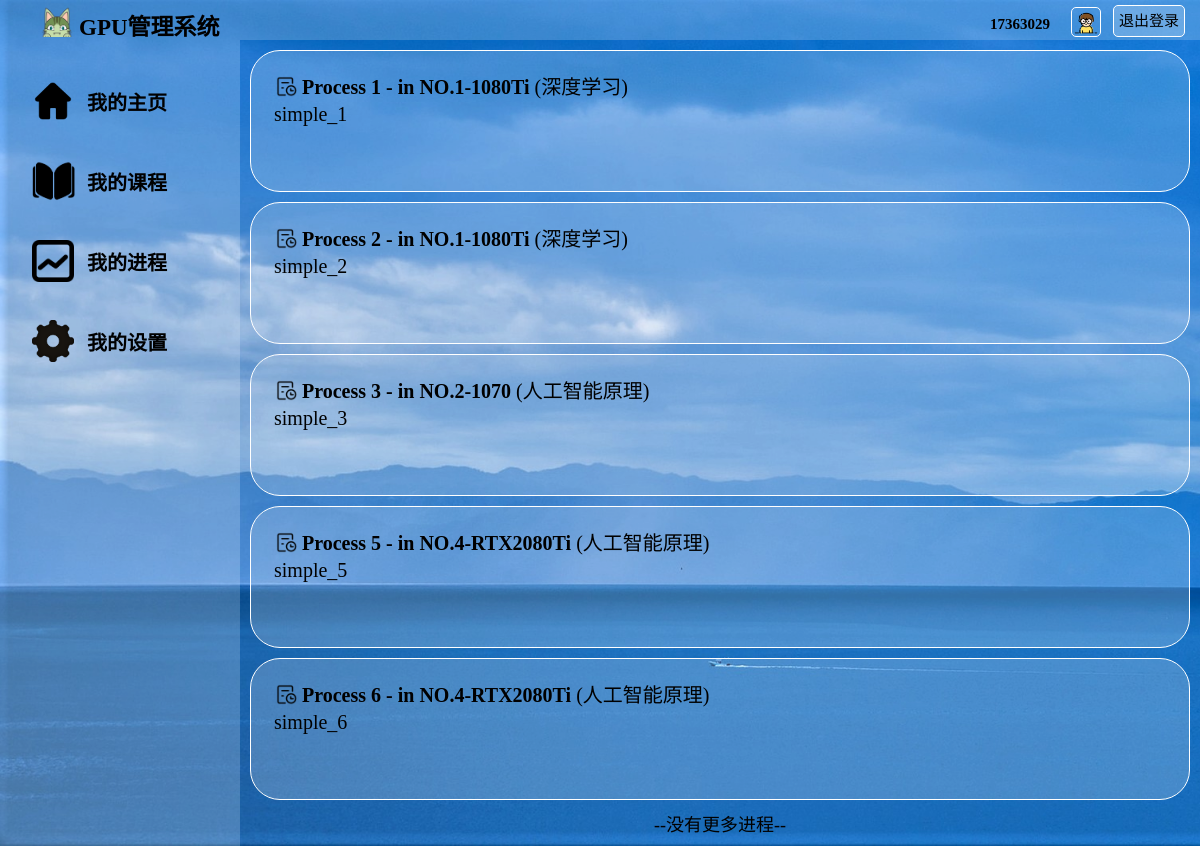
/process/ (signed in), run on an earlier commit of the app's database.
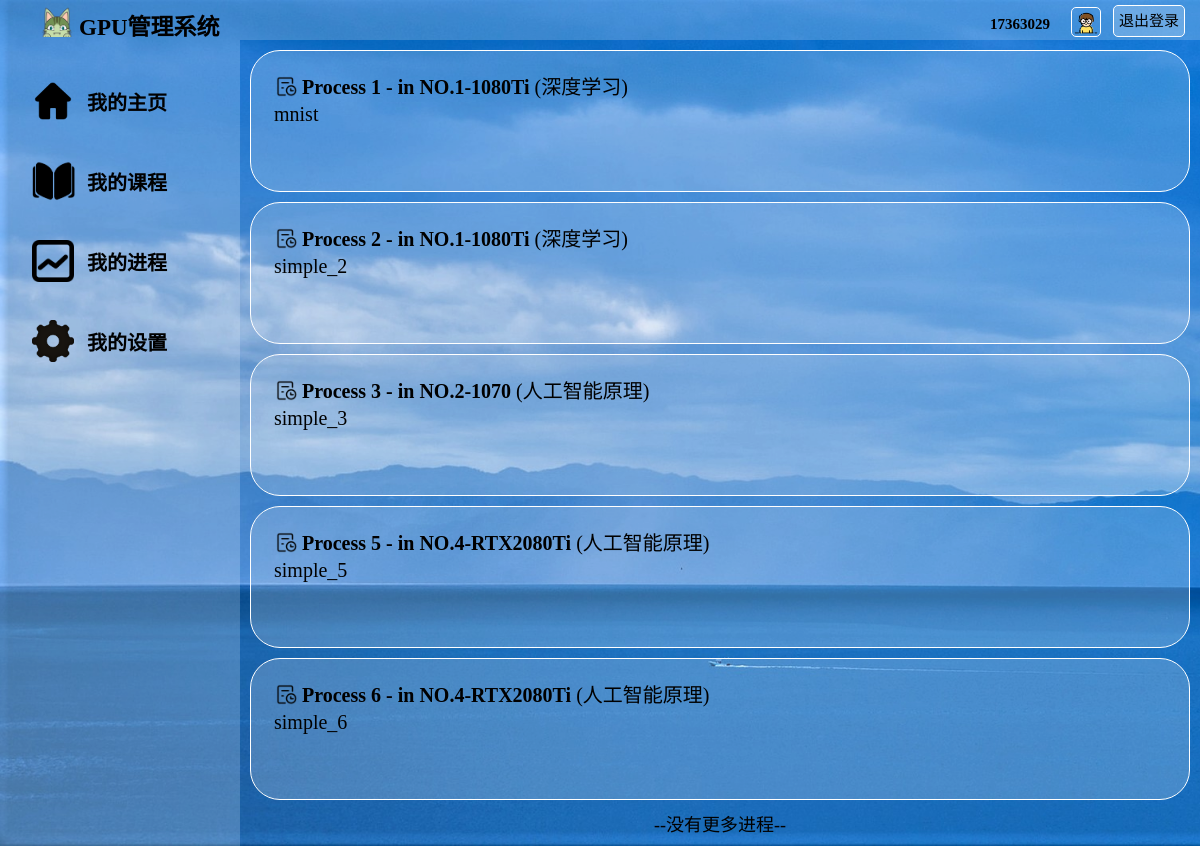
And on a later commit of the database.
### watchlist/models.py (models this page shows)
class Process(db.Model):
    __tablename__ = 'Process'
    id = db.Column(db.Integer, primary_key=True)                    # id（主键）
    name = db.Column(db.String(50))                                 # 程序的名称
    info = db.Column(db.String(300))                                # 程序的信息
    state = db.Column(db.String(50))                                # 是否运行完成
    result = db.Column(db.String(1000))                             # 程序的结果
    code = db.Column(db.String(10000))                              # 存储代码，方便以后编辑代码
    course_name = db.Column(db.String(50), db.ForeignKey('Course.name'))  # 程序所属的课程
    gpu_name = db.Column(db.String(50), db.ForeignKey('GPU.name'))  # 程序在哪个gpu上跑的

### watchlist/views.py (the view)
@app.route('/process/', methods=['GET', 'POST'])
@login_required
def process():
    processes = Process.query.all()
    process_stus = Process_stu.query.filter_by(user_name=current_user.username).all()
    return render_template('process.html', processes=processes, process_stus=process_stus)

### watchlist/__init__.py (called while the page is built)
@login_manager.user_loader
def load_user(user_id):
    from watchlist.models import User
    user = User.query.get(int(user_id))
    return user

@app.context_processor
def inject_user():
    from watchlist.models import User
    user = User.query.first()
    return dict(user=user)

### watchlist/templates/process.html (shortened to what this page needs)
<!DOCTYPE html>
<html lang="en">
<head>
	<link rel="stylesheet" href="/static/style_student.css" />
</head>
<body>
	<div id="container">
		<div id="header" >
			<div id="logo">
	            <img src="/static/pic/logo.png" alt="">
	            <span>GPU管理系统</span>
	        </div>
			<div id="other">
				<form form method="POST" action="/logout/">
					<a id="login_out" href="/logout/" class="button">退出登录</a>
					<div id="user_img">
						<img src="{{ current_user.pic_path }}" alt="image">
					</div>
					<div id="user_name">
						<span>{{ current_user.username }}</span>
					</div>
				</form>
			</div>
		</div>
		<div id="main">
			<div id="aside">
				<br>
				<div id="Home Page">
					<div class="asidepic">
						<img src="/static/pic/home.png" alt="">
					</div>
					<div class="asidechoices">
						<a href="/index/">我的主页</a>
					</div>
				</div>
				<div id="My courses">
					<div class="asidepic">
						<img src="/static/pic/courses.png" alt="">
					</div>
					<div class="asidechoices">
						<a href="/my_courses/">我的课程</a>
					</div>
				</div>
				<div id="Process">
					<div class="asidepic">
						<img src="/static/pic/process.png" alt="">
					</div>
					<div class="asidechoices">
						<a href="/process/">我的进程</a>
					</div>
				</div>
				<div id="Settings">
					<div class="asidepic">
						<img src="/static/pic/settings.png" alt="">
					</div>
					<div class="asidechoices">
						<a href="/settings/">我的设置</a>
					</div>
				</div>
			</div>
			<div id="content">
				{% for p in processes %}
				{% for ps in process_stus %}
				{% if p['name'] in ps['process_name'] %}
				<div id="program1" class="program">
					<a href="/process/{{ p['id'] }}/">
						<div class="index_img">
							<img src="/static/pic/process_.png" alt="">
						</div>
						{{ p['name'] }} - in {{ p['gpu_name'] }}
						<span style="font-weight:normal;">({{ p['course_name'] }})</span>
					</a>
					<div class="programsum">
						<p>{{ p['info'] }}</p>
					</div>
				</div>
				{% endif %}
				{% endfor %}
				{% endfor %}
				<p class="index_box_no">--没有更多进程--</p>
			</div>
		</div>
	</div>
</body>
</html>

What changed in the data, as far as the page shows it:
changed Process "Process 1": info "simple_1" → "mnist"
